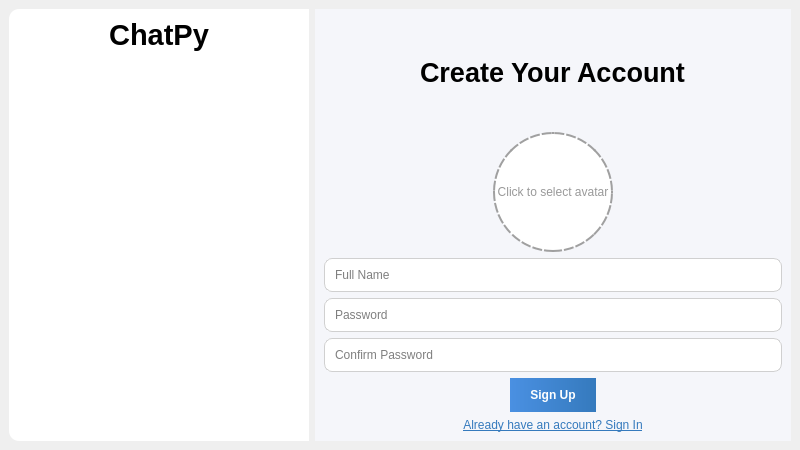
<?xml version="1.0" encoding="UTF-8"?>
<ui version="4.0">
 <class>SignUpWindow</class>
 <widget class="QMainWindow" name="SignUpWindow">
  <property name="geometry">
   <rect>
    <x>0</x>
    <y>0</y>
    <width>800</width>
    <height>450</height>
   </rect>
  </property>
  <property name="windowTitle">
   <string>Sign Up</string>
  </property>
  <widget class="QWidget" name="centralwidget">
   <layout class="QHBoxLayout" name="horizontalLayout">
    <item>
     <widget class="QFrame" name="leftFrame">
      <property name="minimumSize">
       <size>
        <width>300</width>
        <height>0</height>
       </size>
      </property>
      <property name="styleSheet">
       <string notr="true">background-color: #FFFFFF;
border-top-left-radius: 10px;
border-bottom-left-radius: 10px;</string>
      </property>
      <layout class="QVBoxLayout" name="verticalLayout_2">
       <item>
        <widget class="QLabel" name="logoLabel">
         <property name="font">
          <font>
           <pointsize>22</pointsize>
           <bold>true</bold>
          </font>
         </property>
         <property name="text">
          <string>ChatPy</string>
         </property>
         <property name="alignment">
          <set>Qt::AlignCenter</set>
         </property>
        </widget>
       </item>
       <item>
        <spacer name="verticalSpacer">
         <property name="orientation">
          <enum>Qt::Vertical</enum>
         </property>
         <property name="sizeHint" stdset="0">
          <size>
           <width>20</width>
           <height>300</height>
          </size>
         </property>
        </spacer>
       </item>
      </layout>
     </widget>
    </item>
    <item>
     <widget class="QFrame" name="rightFrame">
      <property name="styleSheet">
       <string notr="true">background-color: #F5F6FA;</string>
      </property>
      <layout class="QVBoxLayout" name="verticalLayout">
       <item alignment="Qt::AlignHCenter">
        <widget class="QLabel" name="titleLabel">
         <property name="font">
          <font>
           <pointsize>20</pointsize>
           <bold>true</bold>
          </font>
         </property>
         <property name="text">
          <string>Create Your Account</string>
         </property>
        </widget>
       </item>
       <item alignment="Qt::AlignHCenter">
        <widget class="QLabel" name="avatarLabel">
         <property name="minimumSize">
          <size>
           <width>120</width>
           <height>120</height>
          </size>
         </property>
         <property name="maximumSize">
          <size>
           <width>120</width>
           <height>120</height>
          </size>
         </property>
         <property name="styleSheet">
          <string notr="true">QLabel {
 border: 2px dashed #A0A0A0;
 border-radius: 60px;
 background-color: #ffffff;
 color: #999999;
}
QLabel:hover {
 border: 2px solid #4A90E2;
 color: #4A90E2;
}</string>
         </property>
         <property name="alignment">
          <set>Qt::AlignCenter</set>
         </property>
         <property name="text">
          <string>Click to select avatar</string>
         </property>
        </widget>
       </item>
       <item>
        <widget class="QLineEdit" name="nameInput">
         <property name="styleSheet">
          <string notr="true">QLineEdit {
 border: 1px solid #D0D0D0;
 border-radius: 8px;
 padding: 8px;
 background-color: white;
}</string>
         </property>
         <property name="placeholderText">
          <string>Full Name</string>
         </property>
        </widget>
       </item>
       <item>
        <widget class="QLineEdit" name="passwordInput">
         <property name="styleSheet">
          <string notr="true">QLineEdit {
 border: 1px solid #D0D0D0;
 border-radius: 8px;
 padding: 8px;
 background-color: white;
}</string>
         </property>
         <property name="echoMode">
          <enum>QLineEdit::Password</enum>
         </property>
         <property name="placeholderText">
          <string>Password</string>
         </property>
        </widget>
       </item>
       <item>
        <widget class="QLineEdit" name="confirmInput">
         <property name="styleSheet">
          <string notr="true">QLineEdit {
 border: 1px solid #D0D0D0;
 border-radius: 8px;
 padding: 8px;
 background-color: white;
}</string>
         </property>
         <property name="echoMode">
          <enum>QLineEdit::Password</enum>
         </property>
         <property name="placeholderText">
          <string>Confirm Password</string>
         </property>
        </widget>
       </item>
       <item alignment="Qt::AlignHCenter">
        <widget class="QPushButton" name="signUpButton">
         <property name="styleSheet">
          <string notr="true">QPushButton {
 background-color: qlineargradient(spread:pad, x1:0, y1:0, x2:1, y2:0, stop:0 #4A90E2, stop:1 #357ABD);
 color: white;
 border-radius: 20px;
 padding: 10px 20px;
 font-weight: bold;
}
QPushButton:hover {
 background-color: qlineargradient(spread:pad, x1:0, y1:0, x2:1, y2:0, stop:0 #5AA0F2, stop:1 #468BDC);
}</string>
         </property>
         <property name="text">
          <string>Sign Up</string>
         </property>
        </widget>
       </item>
       <item alignment="Qt::AlignHCenter">
        <widget class="QPushButton" name="signInButton">
         <property name="styleSheet">
          <string notr="true">QPushButton {
 background-color: transparent;
 color: #357ABD;
 border: none;
 text-decoration: underline;
}
QPushButton:hover {
 color: #5AA0F2;
}</string>
         </property>
         <property name="text">
          <string>Already have an account? Sign In</string>
         </property>
        </widget>
       </item>
      </layout>
     </widget>
    </item>
   </layout>
  </widget>
 </widget>
 <resources/>
 <connections/>
</ui>
